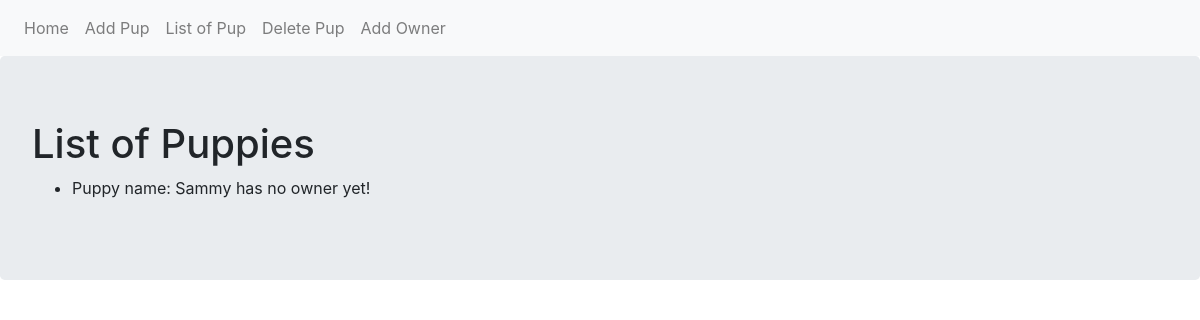
/list, run on an earlier commit of the app's database.
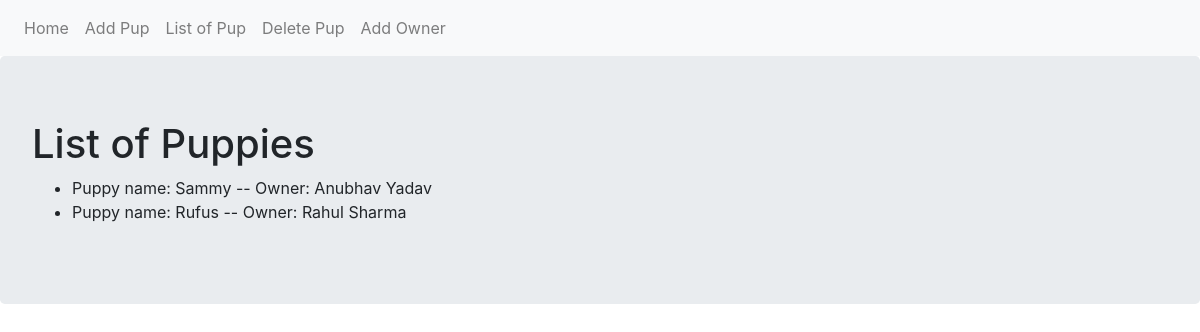
And on a later commit of the database.
### adoption_site.py (models this page shows, shortened)
class Puppy(db.Model):
    __tablename__ = 'puppies'
    id = db.Column(db.Integer, primary_key=True)
    name = db.Column(db.Text)
    owner = db.relationship('Owner', backref='puppy', uselist=False)
    def __repr__(self):
        if self.owner:
            return f"Puppy name: {self.name} -- Owner: {self.owner.name}"
        else:
            return f"Puppy name: {self.name} has no owner yet!"

class Owner(db.Model):
    __tablename__ = 'owners'
    id = db.Column(db.Integer, primary_key=True)
    name = db.Column(db.Text)
    puppy_id = db.Column(db.Integer, db.ForeignKey('puppies.id'))

### adoption_site.py (the view)
@app.route('/list')
def list_pup():
    puppies = Puppy.query.all()
    return render_template('list.html', puppies=puppies)

### templates/list.html
{% extends 'base.html' %}
{% block content %}
<div class="jumbotron">
    <h1>List of Puppies</h1>
    <ul>
        {% for pup in puppies %}
        <li>{{pup}}</li>
        {% endfor %}
    </ul>
</div>
{% endblock %}

### templates/base.html (shortened to what this page needs)
<!DOCTYPE html>
<html lang="en">
<head>
    <link rel="stylesheet" href="https://maxcdn.bootstrapcdn.com/bootstrap/4.0.0/css/bootstrap.min.css">
</head>
<body>
    <nav class="navbar navbar-expand-lg navbar-light bg-light">
        <div class="navbar-nav">
            <a class="nav-item nav-link" href="{{url_for('index')}}">Home</a>
            <a class="nav-item nav-link" href="{{url_for('add_pup')}}">Add Pup</a>
            <a class="nav-item nav-link" href="{{url_for('list_pup')}}">List of Pup</a>
            <a class="nav-item nav-link" href="{{url_for('del_pup')}}">Delete Pup</a>
            <a class="nav-item nav-link" href="{{url_for('add_owner')}}">Add Owner</a>
        </div>
    </nav>
    {% block content %}
    {% endblock %}
</body>
</html>

What changed in the data, as far as the page shows it:
computed for Puppy: name.name "Puppy name: Sammy has no owner yet!" → "Puppy name: Sammy -- Owner: Anubhav Yadav"
added Puppy: name.name "Puppy name: Rufus -- Owner: Rahul Sharma"
